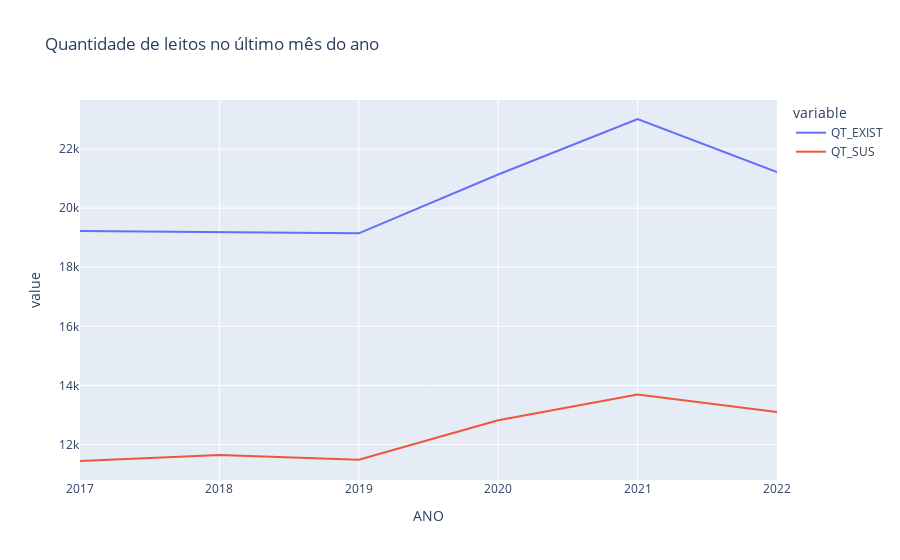

Notebook code cell kept with this figure:
### Code cell
leitos_ultimo_mes = data_ultimo_mes.groupby(["COMPETEN", "ANO"]).sum()[["QT_EXIST", "QT_SUS"]].reset_index()
px.line(leitos_ultimo_mes, x="ANO", y=["QT_EXIST", "QT_SUS"], title="Quantidade de leitos no último mês do ano")

### Figure 1 — Plotly figure (JSON) as saved in the notebook; plotly's stock layout.template omitted (floating-point values rounded to 4 significant figures)
{"data": [{"hovertemplate": "variable=QT_EXIST<br>ANO=%{x}<br>value=%{y}<extra></extra>", "legendgroup": "QT_EXIST", "line": {"color": "#636efa", "dash": "solid"}, "marker": {"symbol": "circle"}, "mode": "lines", "name": "QT_EXIST", "orientation": "v", "showlegend": true, "type": "scatter", "x": ["2017", "2018", "2019", "2020", "2021", "2022"], "xaxis": "x", "y": [19225, 19181, 19147, 21140, 23019, 21225], "yaxis": "y"}, {"hovertemplate": "variable=QT_SUS<br>ANO=%{x}<br>value=%{y}<extra></extra>", "legendgroup": "QT_SUS", "line": {"color": "#EF553B", "dash": "solid"}, "marker": {"symbol": "circle"}, "mode": "lines", "name": "QT_SUS", "orientation": "v", "showlegend": true, "type": "scatter", "x": ["2017", "2018", "2019", "2020", "2021", "2022"], "xaxis": "x", "y": [11439, 11643, 11481, 12816, 13690, 13099], "yaxis": "y"}], "layout": {"legend": {"title": {"text": "variable"}, "tracegroupgap": 0}, "title": {"text": "Quantidade de leitos no último mês do ano"}, "xaxis": {"anchor": "y", "domain": [0, 1], "title": {"text": "ANO"}}, "yaxis": {"anchor": "x", "domain": [0, 1], "title": {"text": "value"}}}}
